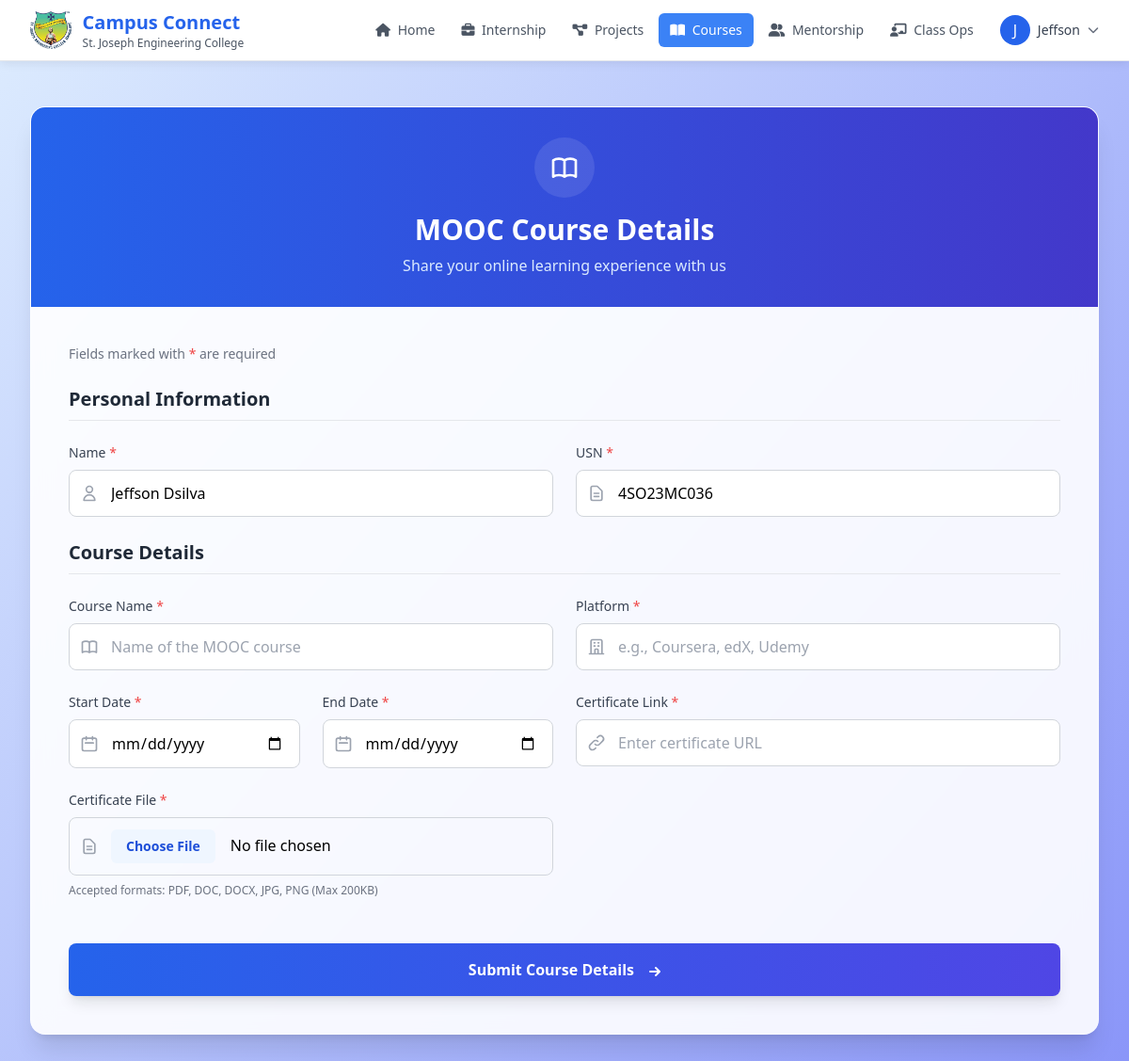
Page /app/modules/mooc/course.php (signed in) on the committed database.
### tables this page shows
CREATE TABLE `students` (
  `name` varchar(255) NOT NULL,
  `usn` varchar(50) NOT NULL,
  `email` varchar(100) NOT NULL,
  `password` varchar(255) NOT NULL,
  `dept_code` varchar(10) NOT NULL
);

### app/modules/mooc/course.php (the view, shortened to what this page needs)
<?php
require_once __DIR__ . '/../../core/config.php';
require_once __DIR__ . '/../../views/header.php';
$email = $_SESSION['email'];
$query = "SELECT name, usn FROM students WHERE email = ?";
$stmt = $conn->prepare($query);
$stmt->bind_param("s", $email);
$stmt->execute();
$stmt->bind_result($name, $usn);
?>
<main class="min-h-screen  bg-gradient-to-br from-blue-100 to-indigo-400 py-12 px-4 sm:px-6 lg:px-8">
    <div class="max-w-6xl mx-auto">
        <div class="bg-white/90 backdrop-blur-md rounded-2xl shadow-xl overflow-hidden border border-white/20">
            <div class="bg-gradient-to-r from-blue-600 to-indigo-700 p-8 text-center">
                <div class="inline-flex items-center justify-center w-16 h-16 bg-white/10 rounded-full mb-4">
                </div>
                <h1 class="text-3xl font-bold text-white mb-2">MOOC Course Details</h1>
                <p class="text-blue-100 font-medium">Share your online learning experience with us</p>
            </div>
            <div class="p-8 md:p-10">
                <form id="courseForm" action="course.php" method="POST" enctype="multipart/form-data" class="space-y-6">
                    <p class="text-sm text-gray-500 font-medium">Fields marked with <span class="text-red-500">*</span>
                        are required</p>
                    <div class="space-y-6">
                        <h2 class="text-xl font-semibold text-gray-800 border-b border-gray-200 pb-2">Personal
                            Information</h2>
                        <div class="grid grid-cols-1 md:grid-cols-2 gap-6">
                            <div class="space-y-2">
                                <label for="name" class="block text-sm font-medium text-gray-700">Name <span
                                        class="text-red-500">*</span></label>
                                <div class="relative">
                                    <input id="name" name="name" type="text" placeholder="Your full name"
                                        value="<?php echo htmlspecialchars($name); ?>"
                                        class="w-full px-4 py-3 pl-11 border border-gray-300 rounded-lg focus:ring-2 focus:ring-blue-500 focus:border-blue-500 transition-all"
                                        required>
                                    <div class="absolute inset-y-0 left-0 pl-3 flex items-center pointer-events-none">
                                    </div>
                                </div>
                            </div>
                            <div class="space-y-2">
                                <label for="USN" class="block text-sm font-medium text-gray-700">USN <span
                                        class="text-red-500">*</span></label>
                                <div class="relative">
                                    <input id="USN" name="USN" type="text" placeholder="Your USN"
                                        value="<?php echo htmlspecialchars($usn); ?>"
                                        class="w-full px-4 py-3 pl-11 border border-gray-300 rounded-lg focus:ring-2 focus:ring-blue-500 focus:border-blue-500 transition-all"
                                        required>
                                    <div class="absolute inset-y-0 left-0 pl-3 flex items-center pointer-events-none">
                                    </div>
                                </div>
                            </div>
                        </div>
                    </div>
                    <div class="space-y-6">
                        <h2 class="text-xl font-semibold text-gray-800 border-b border-gray-200 pb-2">Course Details
                        </h2>
                        <div class="grid grid-cols-1 md:grid-cols-2 gap-6">
                            <div class="space-y-2">
                                <label for="course-name" class="block text-sm font-medium text-gray-700">Course Name
                                    <span class="text-red-500">*</span></label>
                                <div class="relative">
                                    <input id="course-name" name="course-name" type="text"
                                        placeholder="Name of the MOOC course"
                                        class="w-full px-4 py-3 pl-11 border border-gray-300 rounded-lg focus:ring-2 focus:ring-blue-500 focus:border-blue-500 transition-all"
                                        required>
                                    <div class="absolute inset-y-0 left-0 pl-3 flex items-center pointer-events-none">
                                    </div>
                                </div>
                            </div>
                            <div class="space-y-2">
                                <label for="platform" class="block text-sm font-medium text-gray-700">Platform <span
                                        class="text-red-500">*</span></label>
                                <div class="relative">
                                    <input id="platform" name="platform" type="text"
                                        placeholder="e.g., Coursera, edX, Udemy"
                                        class="w-full px-4 py-3 pl-11 border border-gray-300 rounded-lg focus:ring-2 focus:ring-blue-500 focus:border-blue-500 transition-all"
                                        required>
                                    <div class="absolute inset-y-0 left-0 pl-3 flex items-center pointer-events-none">
                                    </div>
                                </div>
                            </div>
                            <div class="grid grid-cols-1 md:grid-cols-2 gap-6">
                                <div class="space-y-2">
                                    <label for="start-date" class="block text-sm font-medium text-gray-700">Start Date
                                        <span class="text-red-500">*</span></label>
                                    <div class="relative">
                                        <input id="start-date" name="start-date" type="date"
                                            class="w-full px-4 py-3 pl-11 border border-gray-300 rounded-lg focus:ring-2 focus:ring-blue-500 focus:border-blue-500 transition-all"
                                            required>
                                        <div
                                            class="absolute inset-y-0 left-0 pl-3 flex items-center pointer-events-none">
                                        </div>
                                    </div>
                                </div>
                                <div class="space-y-2">
                                    <label for="end-date" class="block text-sm font-medium text-gray-700">End Date <span
                                            class="text-red-500">*</span></label>
                                    <div class="relative">
                                        <input id="end-date" name="end-date" type="date"
                                            class="w-full px-4 py-3 pl-11 border border-gray-300 rounded-lg focus:ring-2 focus:ring-blue-500 focus:border-blue-500 transition-all"
                                            required>
                                        <div
                                            class="absolute inset-y-0 left-0 pl-3 flex items-center pointer-events-none">
                                        </div>
                                    </div>
                                </div>
                            </div>
                            <div class="space-y-2">
                                <label for="certificate-link"
                                    class="block text-sm font-medium text-gray-700">Certificate Link <span
                                        class="text-red-500">*</span></label>
                                <div class="relative">
                                    <input id="certificate-link" name="certificate-link" type="text"
                                        placeholder="Enter certificate URL"
                                        class="w-full px-4 py-3 pl-11 border border-gray-300 rounded-lg focus:ring-2 focus:ring-blue-500 focus:border-blue-500 transition-all"
                                        required>
                                    <div class="absolute inset-y-0 left-0 pl-3 flex items-center pointer-events-none">
                                    </div>
                                </div>
                            </div>
                            <div class="space-y-2">
                                <label for="certificate" class="block text-sm font-medium text-gray-700">Certificate
                                    File <span class="text-red-500">*</span></label>
                                <div class="relative">
                                    <input id="certificate" name="certificate" type="file"
                                        accept=".pdf,.doc,.docx,.jpg,.png" onchange="validateFile(this)"
                                        class="w-full px-4 py-3 pl-11 border border-gray-300 rounded-lg focus:ring-2 focus:ring-blue-500 focus:border-blue-500 transition-all file:mr-4 file:py-2 file:px-4 file:rounded-md file:border-0 file:text-sm file:font-semibold file:bg-blue-50 file:text-blue-700 hover:file:bg-blue-100"
                                        required>
                                    <div class="absolute inset-y-0 left-0 pl-3 flex items-center pointer-events-none">
                                        <svg class="h-5 w-5 text-gray-400" fill="none" viewBox="0 0 24 24"
                                            stroke="currentColor">
                                            <path stroke-linecap="round" stroke-linejoin="round" stroke-width="2"
                                                d="M9 12h6m-6 4h6m2 5H7a2 2 0 01-2-2V5a2 2 0 012-2h5.586a1 1 0 01.707.293l5.414 5.414a1 1 0 01.293.707V19a2 2 0 01-2 2z" />
                                        </svg>
                                    </div>
                                </div>
                                <p class="mt-1 text-xs text-gray-500">Accepted formats: PDF, DOC, DOCX, JPG, PNG (Max
                                    200KB)</p>
                            </div>
                        </div>
                        <div class="pt-6">
                            <button type="submit"
                                class="w-full py-4 px-6 bg-gradient-to-r from-blue-600 to-indigo-600 hover:from-blue-700 hover:to-indigo-700 text-white font-semibold rounded-lg shadow-lg transition-all duration-300 transform hover:scale-[1.01] focus:outline-none focus:ring-4 focus:ring-blue-500/20">
                                Submit Course Details
                                <svg xmlns="http://www.w3.org/2000/svg" class="h-5 w-5 inline ml-2 -mr-1"
                                    viewBox="0 0 20 20" fill="currentColor">
                                    <path fill-rule="evenodd"
                                        d="M10.293 5.293a1 1 0 011.414 0l4 4a1 1 0 010 1.414l-4 4a1 1 0 01-1.414-1.414L12.586 11H5a1 1 0 110-2h7.586l-2.293-2.293a1 1 0 010-1.414z"
                                        clip-rule="evenodd" />
                                </svg>
                            </button>
                        </div>
                </form>
            </div>
        </div>
    </div>
</main>
</body>
</html>

### app/views/header.php (shortened to what this page needs)
<?php
$email = $_SESSION['email'];
$query = "SELECT name, usn, dept_code FROM students WHERE email = ?";
$stmt = $conn->prepare($query);
$stmt->bind_param("s", $email);
$stmt->execute();
$stmt->bind_result($name, $usn, $department);
$current_page = basename($_SERVER['PHP_SELF']);
?>
<!DOCTYPE html>
<html lang="en">
<head>
    <link href="https://cdnjs.cloudflare.com/ajax/libs/font-awesome/6.4.0/css/all.min.css" rel="stylesheet" />
    <script src="https://cdn.tailwindcss.com"></script>
</head>
<body class="min-h-screen font-sans bg-gradient-to-br from-blue-100 to-indigo-400">
    <header class="sticky top-0 z-50 bg-white border-b border-gray-200 nav-shadow">
        <div class="max-w-7xl mx-auto px-4 sm:px-6 lg:px-8">
            <div class="flex justify-between items-center h-16">
                <div class="flex-shrink-0 flex items-center">
                    <div class="flex items-center space-x-3">
                        <img class="h-10 w-auto" src="<?= BASE_URL ?>images/logo.png" alt="College Logo">
                        <div class="md:block">
                            <h1 class="text-xl md:text-md font-bold text-blue-600">Campus Connect</h1>
                            <p class="text-xs text-gray-600">St. Joseph Engineering College</p>
                        </div>
                    </div>
                </div>
                <div class="hidden md:flex items-center space-x-4">
                    <div class="flex space-x-1">
                        <a href="<?= BASE_URL ?>app/modules/dashboards/stDashboard.php"
                            class="px-3 py-2 rounded-md text-sm font-medium transition-colors duration-200 <?php echo $current_page == 'stDashboard.php' ? 'active-tab' : 'text-gray-600 hover:bg-blue-100 hover:text-blue-700'; ?>">
                            <i class="fas fa-home mr-1"></i> Home
                        </a>
                        <a href="<?= BASE_URL ?>app/modules/internships/internship.php"
                            class="px-3 py-2 rounded-md text-sm font-medium transition-colors duration-200 <?php echo $current_page == 'internship.php' ? 'active-tab' : 'text-gray-600 hover:bg-blue-100 hover:text-blue-700'; ?>">
                            <i class="fas fa-briefcase mr-1"></i> Internship
                        </a>
                        <a href="<?= BASE_URL ?>app/modules/projects/project.php"
                            class="px-3 py-2 rounded-md text-sm font-medium transition-colors duration-200 <?php echo $current_page == 'project.php' ? 'active-tab' : 'text-gray-600 hover:bg-blue-100 hover:text-blue-700'; ?>">
                            <i class="fas fa-project-diagram mr-1"></i> Projects
                        </a>
                        <a href="<?= BASE_URL ?>app/modules/mooc/course.php"
                            class="px-3 py-2 rounded-md text-sm font-medium transition-colors duration-200 <?php echo $current_page == 'course.php' ? 'active-tab' : 'text-gray-600 hover:bg-blue-100 hover:text-blue-700'; ?>">
                            <i class="fas fa-book-open mr-1"></i> Courses
                        </a>
                        <a href="<?= BASE_URL ?>app/modules/mentorship/mentor.php"
                            class="px-3 py-2 rounded-md text-sm font-medium transition-colors duration-200 <?php echo $current_page == 'mentor.php' ? 'active-tab' : 'text-gray-600 hover:bg-blue-100 hover:text-blue-700'; ?>">
                            <i class="fas fa-user-friends mr-1"></i> Mentorship
                        </a>
                        <a href="<?= BASE_URL ?>app/modules/classops/classops_dashboard.php"
                            class="px-3 py-2 rounded-md text-sm font-medium transition-colors duration-200 <?php echo $current_page == 'classops_dashboard.php' ? 'active-tab' : 'text-gray-600 hover:bg-blue-100 hover:text-blue-700'; ?>">
                            <i class="fas fa-chalkboard-teacher mr-1"></i> Class Ops
                        </a>
                    </div>
                    <div class="relative ml-4">
                        <button id="user-menu-button" class="flex items-center space-x-2 focus:outline-none group">
                            <div
                                class="h-8 w-8 rounded-full bg-blue-600 flex items-center justify-center text-white group-hover:bg-blue-700 transition-colors">
                                <?php echo strtoupper(substr($name, 0, 1)); ?>
                            </div>
                            <span
                                class="text-sm font-medium text-gray-700 hidden lg:inline"><?php echo explode(' ', $name)[0]; ?></span>
                            <i
                                class="fas fa-chevron-down text-xs text-gray-500 group-hover:text-gray-700 transition-colors"></i>
                        </button>
                    </div>
                </div>
            </div>
        </div>
    </header>

### rows in the picture
students: name "J", name "Jeffson", name "Jeffson Dsilva", USN "4SO23MC036"
